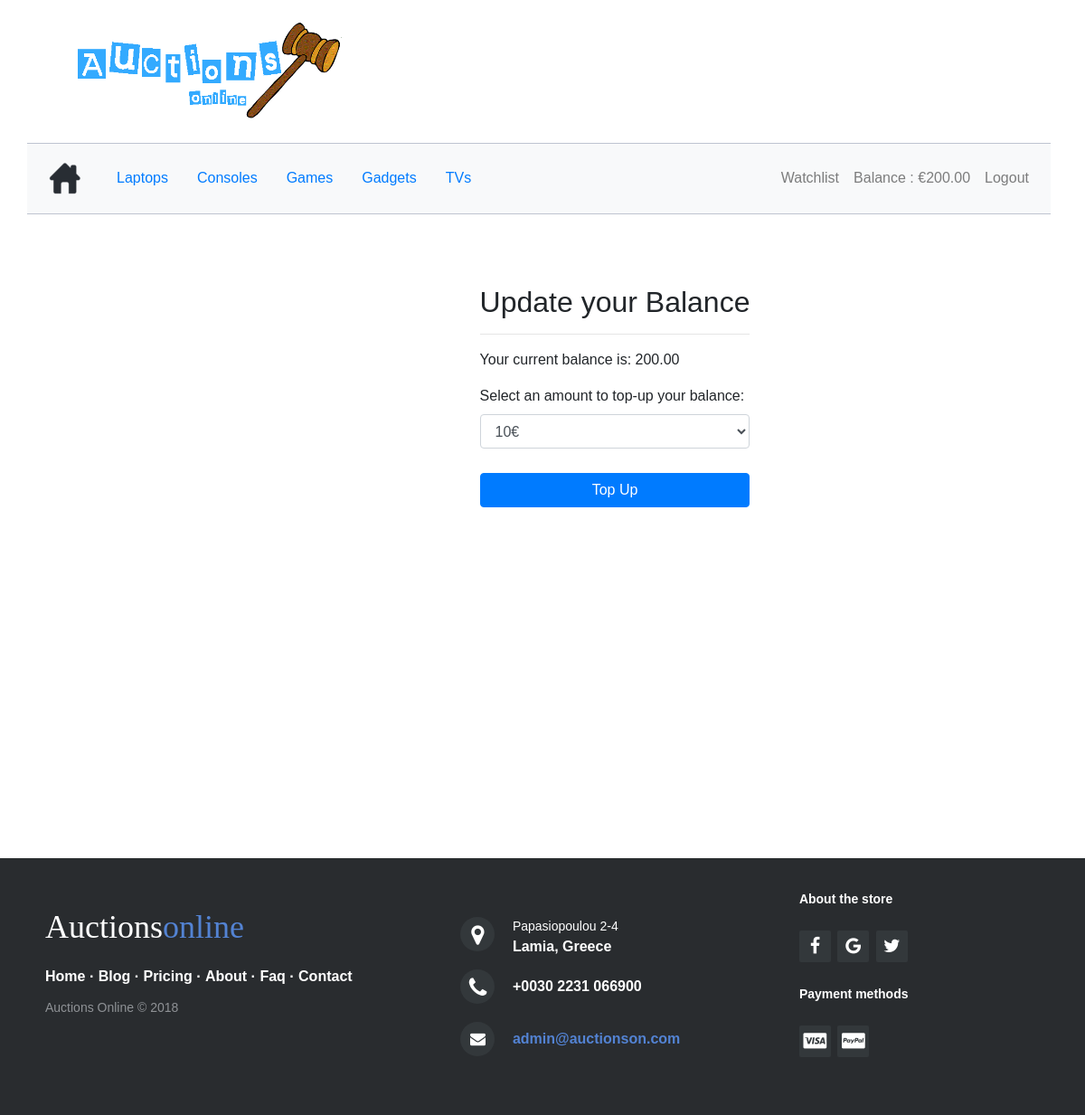
The app's page /website/balance/ (signed in), older data.
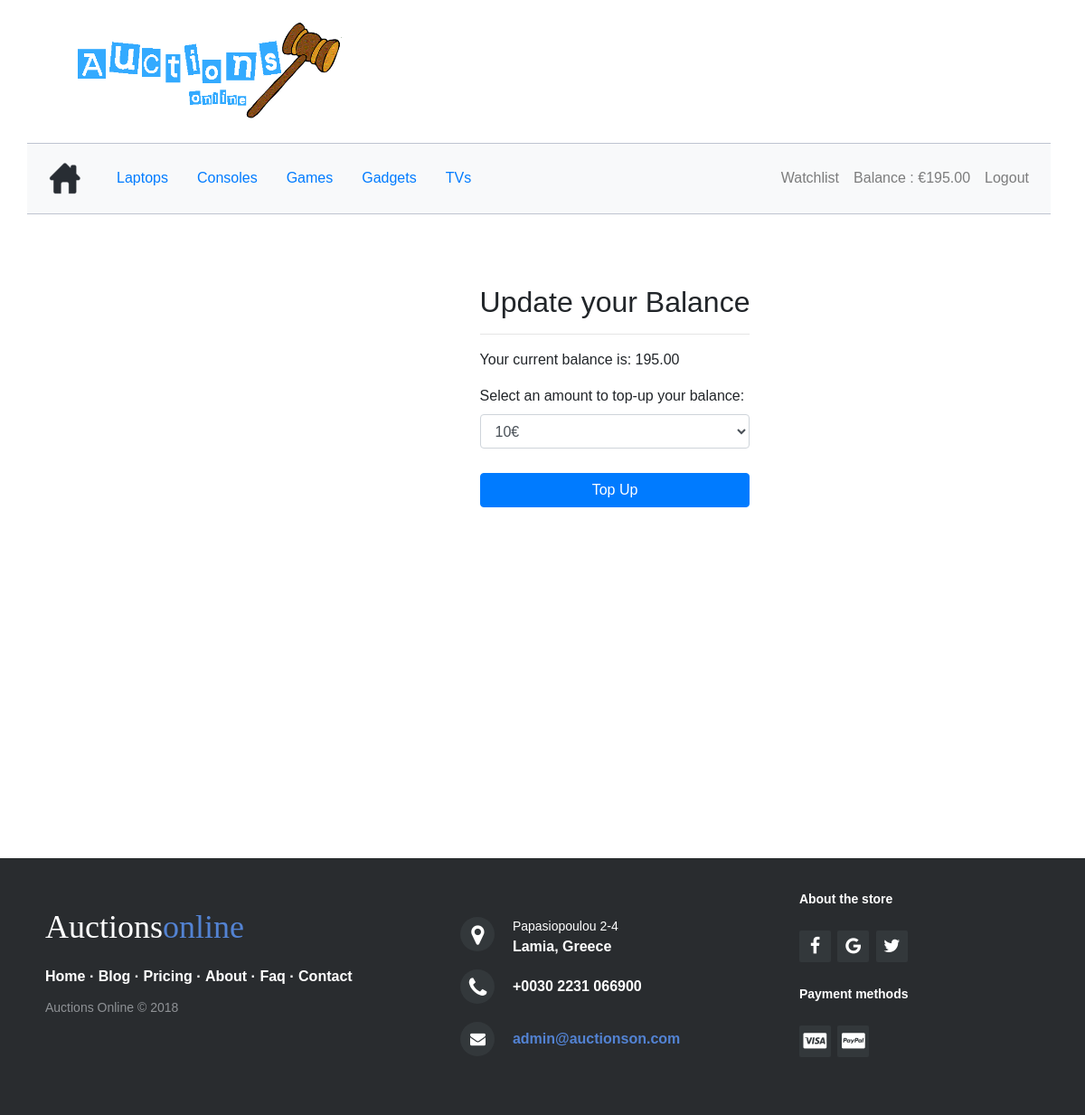
The same page, newer data.
### website/models.py (models this page shows, shortened)
class UserDetails(models.Model):
    user_id = models.ForeignKey(User, on_delete=models.CASCADE)
    balance = models.DecimalField(max_digits=6, decimal_places=2)
    cellphone = models.CharField(max_length=14)
    address = models.CharField(max_length=255)
    town = models.CharField(max_length=45)
    post_code = models.CharField(max_length=45)
    country = models.CharField(max_length=45)

### website/views.py (the view)
# urls.py: path('balance/', views.balance, name='balance'),
def balance(request):
    try:
        if request.session['username']:
            user = User.objects.get(username=request.session['username'])
            userDetails = UserDetails.objects.get(user_id=user.id)
            return render(request, 'balance.html', {'user': user, 'balance': userDetails.balance})
    except KeyError:
        return index(request)
    return index(request)

### website/templates/balance.html (shortened to what this page needs)
<!DOCTYPE html>
<html>
<head>
</head>
<body>
{% extends 'index.html' %}
{% block body %}
    <div id="upba">
        <h2>Update your Balance</h2>
        <hr>
    </div>
    <div>
        <p>Your current balance is: {{ balance }}</p>
    </div>
    <form id="topupform" method="post" action="/website/balance/topup/">{% csrf_token %}
        <div class="form-group">
            <label for="sel1">Select an amount to top-up your balance:</label>
            <select class="form-control" id="sel1" name="amount">
                <option value="10.00">10€</option>
            </select>
            <br>
        </div>
        <button id="subbut" type="submit" class="btn btn-primary col-sm-12" value="topup">Top Up</button>
    </form>
{% endblock %}

### website/templates/home.html (shortened to what this page needs)
<!DOCTYPE html>
<html>
<head>
</head>
<body>
    <li class="nav-item">
        <a class="nav-link" href="/website/watchlist/">Watchlist</a>
    </li>
    <li class="nav-item open-modal">
        <a class="nav-link" href="/website/balance/">Balance : €{{ balance }}</a>
    </li>
    <li class="nav-item">
        <a class="nav-link" href="/website/logout/">Logout</a>
    </li>
</body>
</html>

Row changes from the older to the newer data that the page shows:
changed UserDetails: balance "200.00" → "195.00"
